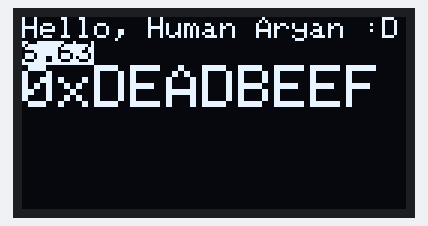
The sketch below on a simulated Arduino Uno, built with avr-gcc and run on an emulated ATmega328P. Parts: 128×64 one-colour display. Random numbers use the default seed unless the sketch sets one; what the sketch prints to the serial monitor is not drawn.

Above: at 0.1 s.
At 5.03 s:
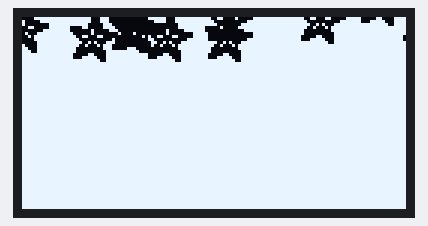
At 10.1 s:
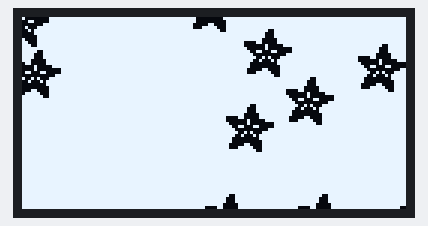
At 20.03 s:
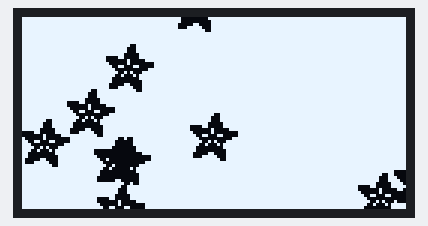
At 29.95 s:
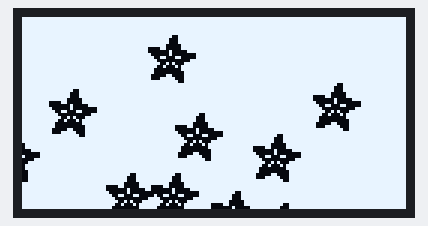
At 39.86 s:
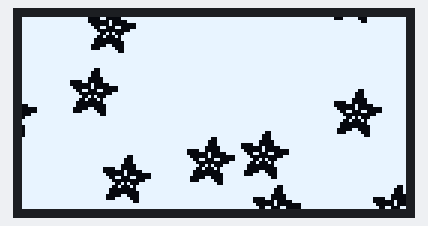

The sketch:

flakes.ino
```cpp
#include <SPI.h>
#include <Wire.h>
#include <Adafruit_GFX.h>
#include <Adafruit_SSD1306.h>

#define SCREEN_WIDTH 128
#define SCREEN_HEIGHT 64
#define OLED_RESET -1

Adafruit_SSD1306 display(SCREEN_WIDTH, SCREEN_HEIGHT, &Wire, OLED_RESET);

#define NUMFLAKES     10 // Number of snowflakes in the animation example

#define LOGO_HEIGHT   16
#define LOGO_WIDTH    16
static const unsigned char PROGMEM logo_bmp[] =
{ 0b00000000, 0b11000000,
  0b00000001, 0b11000000,
  0b00000001, 0b11000000,
  0b00000011, 0b11100000,
  0b11110011, 0b11100000,
  0b11111110, 0b11111000,
  0b01111110, 0b11111111,
  0b00110011, 0b10011111,
  0b00011111, 0b11111100,
  0b00001101, 0b01110000,
  0b00011011, 0b10100000,
  0b00111111, 0b11100000,
  0b00111111, 0b11110000,
  0b01111100, 0b11110000,
  0b01110000, 0b01110000,
  0b00000000, 0b00110000 };

void setup() {
  Serial.begin(9600);

  if(!display.begin(SSD1306_SWITCHCAPVCC, 0X3c)) {
    Serial.println(F("SSD1306 allocation failed"));
    for(;;);
  }

  testdrawstyles();    // Draw 'stylized' characters

  // display.invertDisplay(true);
  // delay(1000);
  // display.invertDisplay(false);
  // delay(1000);

  testanimate(logo_bmp, LOGO_WIDTH, LOGO_HEIGHT);
}

void loop() {
}

void testdrawstyles(void) {
  display.clearDisplay();

  display.setTextSize(1);             // Normal 1:1 pixel scale
  display.setTextColor(SSD1306_WHITE);        // Draw white text
  display.setCursor(0,0);             // Start at top-left corner
  display.println(F("Hello, Human Aryan :D"));

  display.setTextColor(SSD1306_BLACK, SSD1306_WHITE); // Draw 'inverse' text
  display.println(6.626);

  display.setTextSize(2);             // Draw 2X-scale text
  display.setTextColor(SSD1306_WHITE);
  display.print(F("0x")); display.println(0xDEADBEEF, HEX);

  display.display();
  delay(4000);
}

#define XPOS   0 // Indexes into the 'icons' array in function below
#define YPOS   1
#define DELTAY 2

void testanimate(const uint8_t *bitmap, uint8_t w, uint8_t h) {
  int8_t f, icons[NUMFLAKES][3];

  // Initialize 'snowflake' positions
  for(f=0; f< NUMFLAKES; f++) {
    icons[f][XPOS]   = random(1 - LOGO_WIDTH, display.width());
    icons[f][YPOS]   = -LOGO_HEIGHT;
    icons[f][DELTAY] = random(1, 6);
    Serial.print(F("x: "));
    Serial.print(icons[f][XPOS], DEC);
    Serial.print(F(" y: "));
    Serial.print(icons[f][YPOS], DEC);
    Serial.print(F(" dy: "));
    Serial.println(icons[f][DELTAY], DEC);
  }

  for(;;) { // Loop forever...
    display.clearDisplay(); // Clear the display buffer

    // Draw each snowflake:
    for(f=0; f< NUMFLAKES; f++) {
      display.drawBitmap(icons[f][XPOS], icons[f][YPOS], bitmap, w, h, SSD1306_WHITE);
    }

    display.display(); // Show the display buffer on the screen
    delay(200);        // Pause for 1/10 second
    display.invertDisplay(true);

    // Then update coordinates of each flake...
    for(f=0; f< NUMFLAKES; f++) {
      icons[f][YPOS] += icons[f][DELTAY];
      // If snowflake is off the bottom of the screen...
      if (icons[f][YPOS] >= display.height()) {
        // Reinitialize to a random position, just off the top
        icons[f][XPOS]   = random(1 - LOGO_WIDTH, display.width());
        icons[f][YPOS]   = -LOGO_HEIGHT;
        icons[f][DELTAY] = random(1, 6);
      }
    }
  }
}
```
